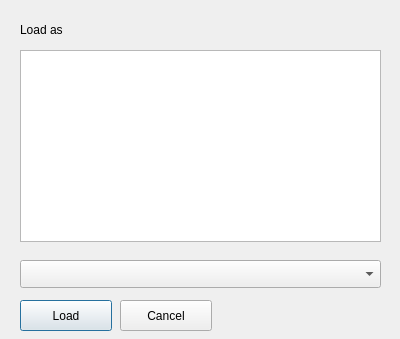
<?xml version="1.0" encoding="UTF-8"?>
<ui version="4.0">
 <class>load_file_dialog</class>
 <widget class="QDialog" name="load_file_dialog">
  <property name="geometry">
   <rect>
    <x>0</x>
    <y>0</y>
    <width>400</width>
    <height>339</height>
   </rect>
  </property>
  <property name="windowTitle">
   <string>Load a new file</string>
  </property>
  <widget class="QListWidget" name="fileTypeCanidatesList">
   <property name="geometry">
    <rect>
     <x>20</x>
     <y>50</y>
     <width>361</width>
     <height>192</height>
    </rect>
   </property>
  </widget>
  <widget class="QLabel" name="itemNameLabel">
   <property name="geometry">
    <rect>
     <x>20</x>
     <y>20</y>
     <width>69</width>
     <height>20</height>
    </rect>
   </property>
   <property name="text">
    <string>Load as</string>
   </property>
  </widget>
  <widget class="QComboBox" name="pluginLoaderSelectionView">
   <property name="geometry">
    <rect>
     <x>20</x>
     <y>260</y>
     <width>361</width>
     <height>28</height>
    </rect>
   </property>
  </widget>
  <widget class="QPushButton" name="confirmButton">
   <property name="geometry">
    <rect>
     <x>20</x>
     <y>300</y>
     <width>92</width>
     <height>31</height>
    </rect>
   </property>
   <property name="text">
    <string>Load</string>
   </property>
  </widget>
  <widget class="QPushButton" name="cancelButton">
   <property name="geometry">
    <rect>
     <x>120</x>
     <y>300</y>
     <width>92</width>
     <height>31</height>
    </rect>
   </property>
   <property name="text">
    <string>Cancel</string>
   </property>
  </widget>
 </widget>
 <resources/>
 <connections/>
</ui>
